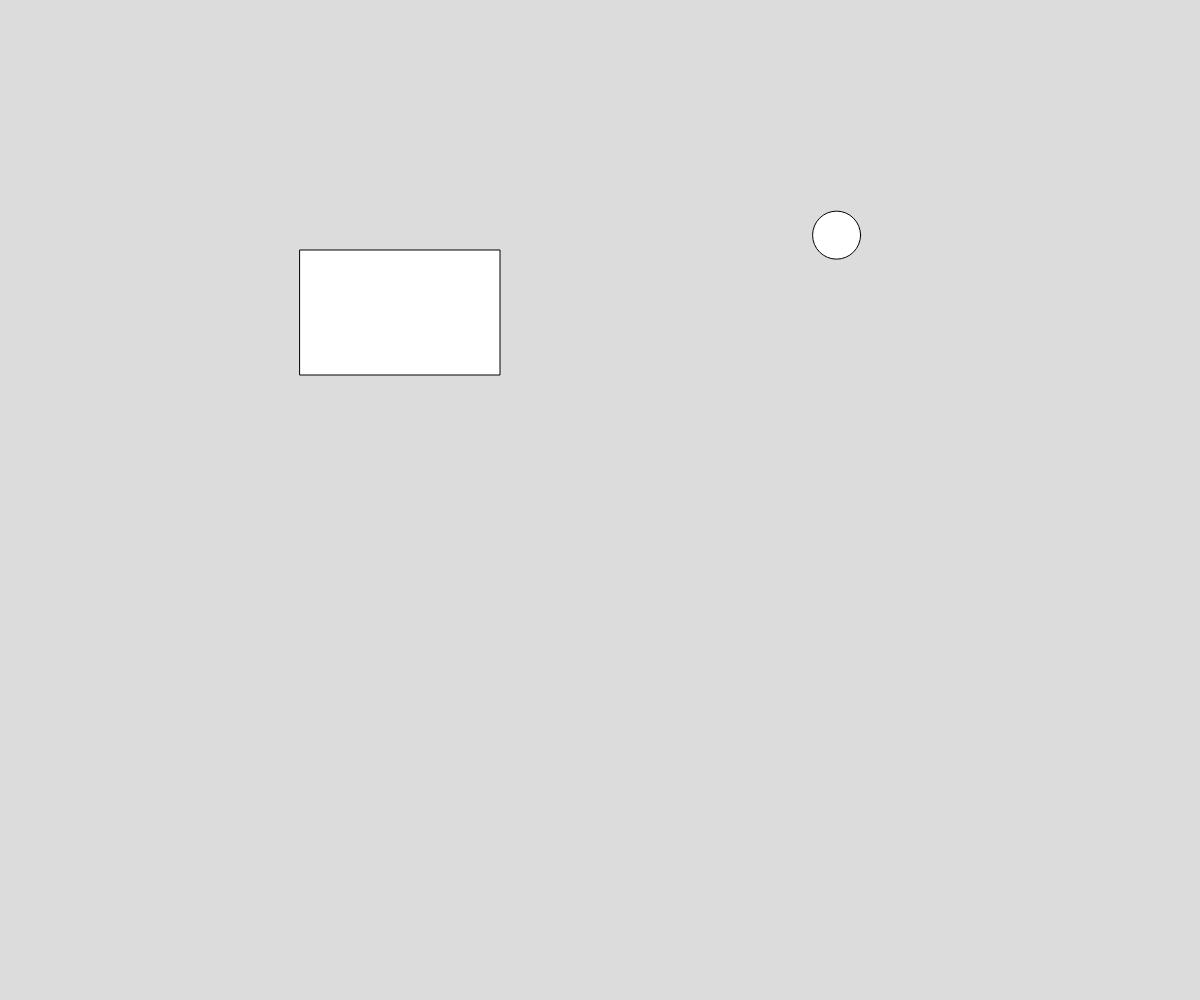
Frame 1 (no input)
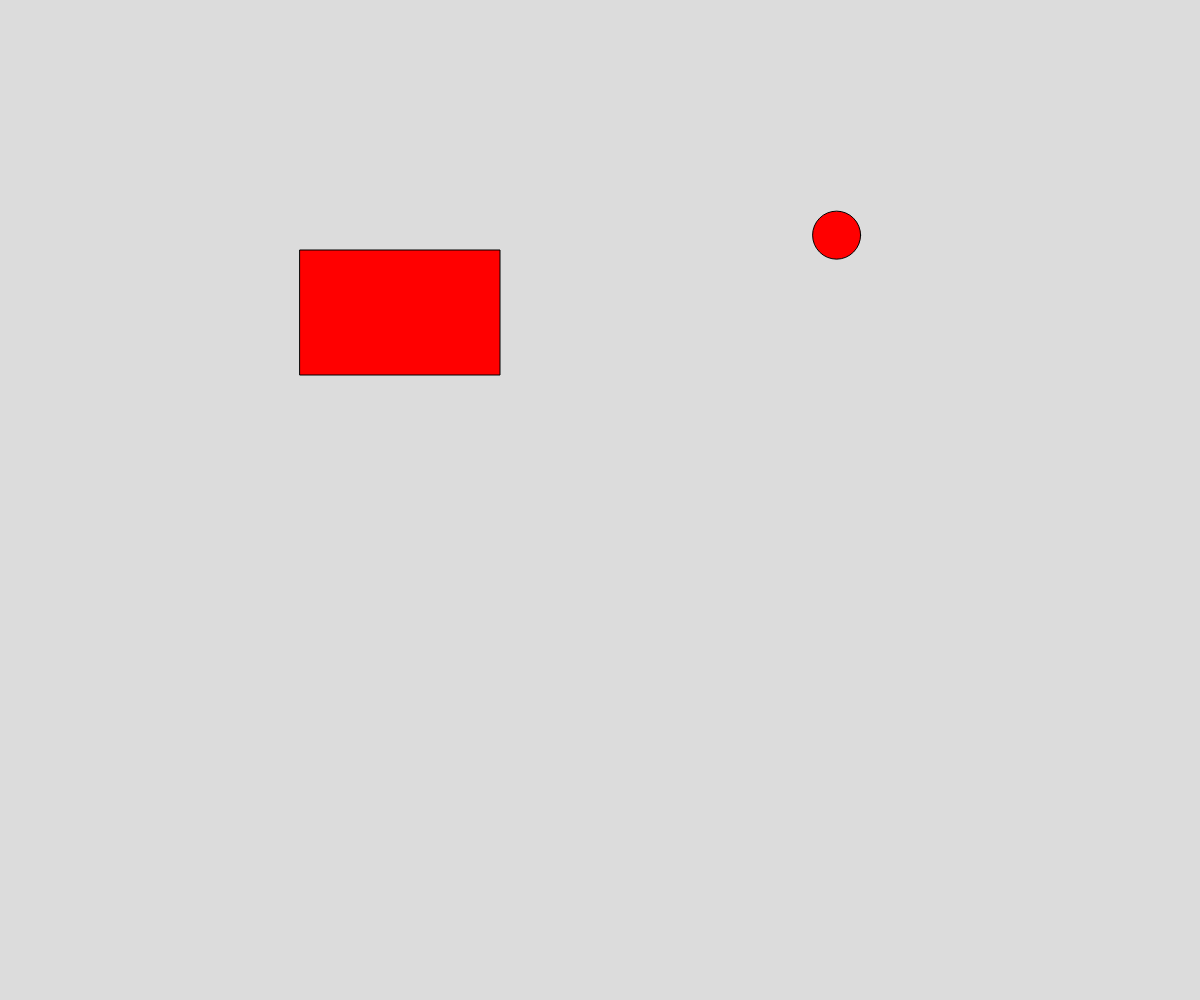
Frame 60 (no input)
Frame 120 (the mouse pressed at the canvas centre since frame 60): identical to frame 60, image omitted

The p5.js sketch that drew these frames (run headless with seeded random() and noise() and a simulated clock; from frame 60 on, the mouse is pressed at the canvas centre):

// p5.js sketch
// ── sketch.js
let fx;
let fy;
let fcx;
let fcy;
let fl;
let fh;
let ox;
let oy;
let od;
function setup() {
  createCanvas(windowWidth, windowHeight);
  fx = width / 4;
  fy = height / 4;
  fl = width / 6;
  fh = height / 8;

  cd = width / 10;
  od = width / 25;
  ox = random(od, width - od);
  oy = random(od, height - od);
  textSize(20);
}

function draw() {
  background(220);
  rect(fx, fy, fl, fh);
  fcx = fx + fl / 2;
  fcy = fy + fh / 2;
  circle(ox, oy, od);
  if (keyIsPressed == true) {
    move();
  }
  if (
    Math.abs(fcx - ox) <= (fl + od) / 2 &&
    Math.abs(fcy - oy) <= (fh + od) / 2
  ) {
    if (fcx < ox) {
      if (sqrt((fx + fl - ox) ** 2 + (fy - oy) ** 2) <= od / 2) {
        fill(0, 255, 0);
      } else if (sqrt((fx + fl - ox) ** 2 + (fy + fh - oy) ** 2) <= od / 2) {
        fill(0, 255, 0);
      } else {
        fill(255, 0, 0);
      }
    }
    if (fcx > ox) {
      if (sqrt((fx - ox) ** 2 + (fy - oy) ** 2) <= od / 2) {
        fill(0, 255, 0);
      }
      if (sqrt((fx - ox) ** 2 + (fy + fh - oy) ** 2) <= od / 2) {
        fill(0, 255, 0);
      } else {
        fill(255, 0, 0);
      }
    }
  } else {
    fill(255, 0, 0);
  }
}
function move() {
  if (keyIsDown(LEFT_ARROW)) {
    fx--;
  }
  if (keyIsDown(RIGHT_ARROW)) {
    fx++;
  }
  if (keyIsDown(UP_ARROW)) {
    fy--;
  }
  if (keyIsDown(DOWN_ARROW)) {
    fy++;
  }
}
function dist() {
  if (
    sqrt((fcx - ox) ** 2 + (fcy - oy) ** 2) <
    sqrt((fl / 2) ** 2 + (fh / 2) ** 2) + od / 2
  ) {
    fill(0, 255, 0);
  } else {
    fill(255, 0, 0);
  }
}
